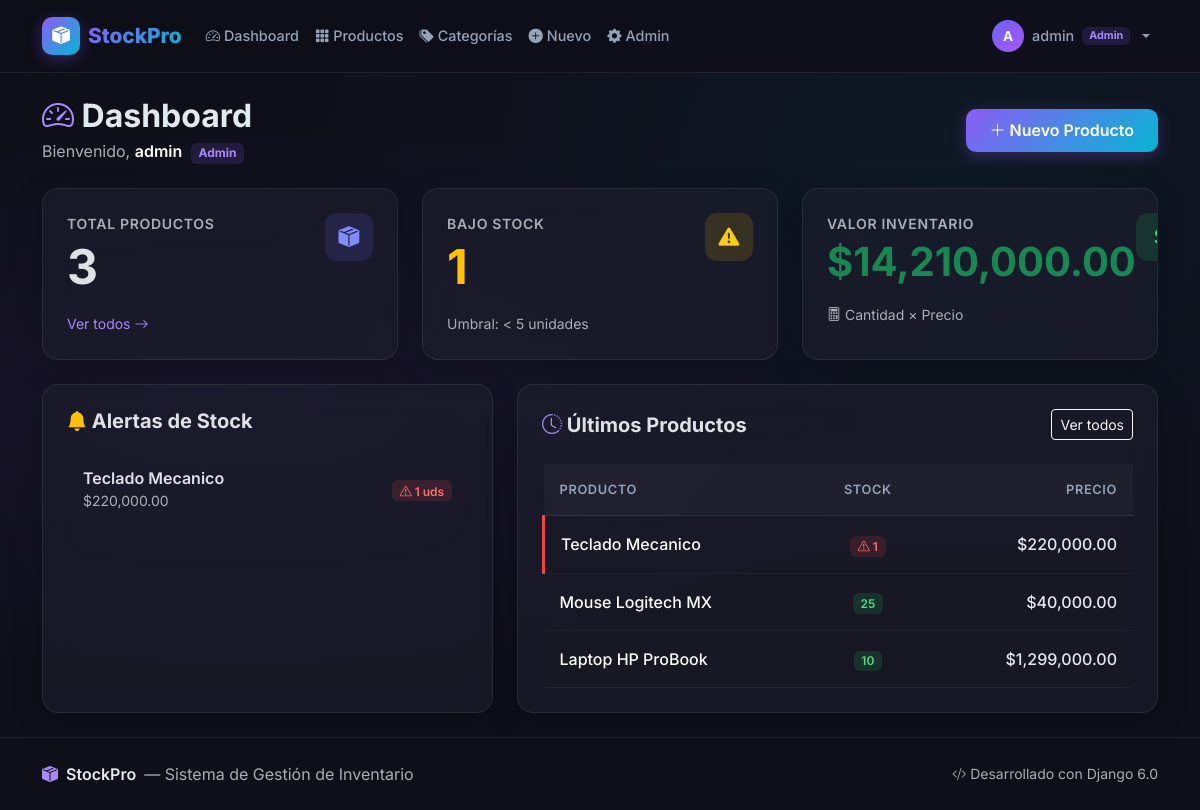
The app's page / (signed in) with its own data.
### inventario/models.py (models this page shows, shortened)
class Producto(models.Model):
    nombre = models.CharField(
        max_length=200,
        verbose_name='Nombre del producto'
    )
    descripcion = models.TextField(
        blank=True,
        default='',
        verbose_name='Descripción'
    )
    cantidad = models.PositiveIntegerField(
        default=0,
        verbose_name='Cantidad en stock'
    )
    precio = models.DecimalField(
        max_digits=10,
        decimal_places=2,
        verbose_name='Precio unitario'
    )
    fecha_creacion = models.DateTimeField(
        auto_now_add=True,
        verbose_name='Fecha de creación'
    )
    fecha_actualizacion = models.DateTimeField(
        auto_now=True,
        verbose_name='Última actualización'
    )
    usuario = models.ForeignKey(
        User,
        on_delete=models.CASCADE,
        related_name='productos',
        verbose_name='Creado por'
    )
    categoria = models.ForeignKey(
        Categoria,
        on_delete=models.SET_NULL,
        null=True,
        blank=True,
        related_name='productos',
        verbose_name='Categoría'
    )
    class Meta:
        ordering = ['-fecha_creacion']
        verbose_name = 'Producto'
        verbose_name_plural = 'Productos'
    @property
    def stock_bajo(self):
        umbral = getattr(settings, 'STOCK_BAJO_UMBRAL', 5)
        return self.cantidad < umbral

### inventario/views.py (the view)
# urls.py: path('', views.dashboard, name='dashboard'),
@login_required
def dashboard(request):
    umbral = getattr(settings, 'STOCK_BAJO_UMBRAL', 5)
    if request.user.is_staff:
        productos = Producto.objects.all()
    else:
        productos = Producto.objects.filter(usuario=request.user)
    total_productos = productos.count()
    productos_bajo_stock = productos.filter(cantidad__lt=umbral).count()
    valor_total = productos.aggregate(
        total=Sum(F('cantidad') * F('precio'))
    )['total'] or 0
    ultimos_productos = productos[:5]
    alertas_stock = productos.filter(cantidad__lt=umbral)[:10]
    context = {
        'total_productos': total_productos,
        'productos_bajo_stock': productos_bajo_stock,
        'valor_total': valor_total,
        'ultimos_productos': ultimos_productos,
        'alertas_stock': alertas_stock,
        'umbral': umbral,
    }
    return render(request, 'inventario/dashboard.html', context)

### inventario/templatetags/inventario_tags.py (called while the page is built)
@register.filter
def currency(value):
    try:
        return f"${value:,.2f}"
    except (ValueError, TypeError):
        return value

### templates/inventario/dashboard.html (shortened to what this page needs)
{% extends 'base.html' %}
{% load inventario_tags %}
{% block content %}
<div class="d-flex flex-column flex-md-row justify-content-between align-items-start align-items-md-center mb-4 gap-3">
    <div>
        <h1 class="h2 fw-bold mb-1">
            <i class="bi bi-speedometer2 text-purple"></i> Dashboard
        </h1>
        <p class="text-muted mb-0">
            Bienvenido, <span class="fw-semibold text-white">{{ user.username }}</span>
            {% if user.is_staff %}<span class="badge bg-purple-soft ms-1">Admin</span>{% endif %}
        </p>
    </div>
    <a href="{% url 'producto_crear' %}" class="btn btn-gradient" id="btn-nuevo-dashboard">
        <i class="bi bi-plus-lg"></i> Nuevo Producto
    </a>
</div>
<div class="row g-4 mb-4">
    <div class="col-md-4">
        <div class="card glass-card stat-card h-100">
            <div class="card-body p-4">
                <div class="d-flex justify-content-between align-items-start">
                    <div>
                        <p class="text-muted small mb-1 text-uppercase fw-semibold ls-wide">Total Productos</p>
                        <h2 class="display-5 fw-bold mb-0">{{ total_productos }}</h2>
                    </div>
                    <div class="stat-icon stat-icon-blue"><i class="bi bi-box-seam-fill"></i></div>
                </div>
                <div class="mt-3">
                    <a href="{% url 'producto_lista' %}" class="text-decoration-none small link-purple">Ver todos <i class="bi bi-arrow-right"></i></a>
                </div>
            </div>
        </div>
    </div>
    <div class="col-md-4">
        <div class="card glass-card stat-card h-100">
            <div class="card-body p-4">
                <div class="d-flex justify-content-between align-items-start">
                    <div>
                        <p class="text-muted small mb-1 text-uppercase fw-semibold ls-wide">Bajo Stock</p>
                        <h2 class="display-5 fw-bold mb-0 {% if productos_bajo_stock > 0 %}text-warning{% endif %}">{{ productos_bajo_stock }}</h2>
                    </div>
                    <div class="stat-icon {% if productos_bajo_stock > 0 %}stat-icon-warning{% else %}stat-icon-green{% endif %}">
                        <i class="bi bi-exclamation-triangle-fill"></i>
                    </div>
                </div>
                <div class="mt-3"><span class="small text-muted">Umbral: &lt; {{ umbral }} unidades</span></div>
            </div>
        </div>
    </div>
    <div class="col-md-4">
        <div class="card glass-card stat-card h-100">
            <div class="card-body p-4">
                <div class="d-flex justify-content-between align-items-start">
                    <div>
                        <p class="text-muted small mb-1 text-uppercase fw-semibold ls-wide">Valor Inventario</p>
                        <h2 class="display-6 fw-bold mb-0 text-success">{{ valor_total|currency }}</h2>
                    </div>
                    <div class="stat-icon stat-icon-green"><i class="bi bi-currency-dollar"></i></div>
                </div>
                <div class="mt-3"><span class="small text-muted"><i class="bi bi-calculator"></i> Cantidad × Precio</span></div>
            </div>
        </div>
    </div>
</div>
<div class="row g-4">
    <div class="col-lg-5">
        <div class="card glass-card h-100">
            <div class="card-header bg-transparent border-0 pt-4 px-4">
                <h5 class="fw-bold mb-0"><i class="bi bi-bell-fill text-warning"></i> Alertas de Stock</h5>
            </div>
            <div class="card-body px-4 pb-4">
                {% if alertas_stock %}
                <div class="list-group list-group-flush">
                    {% for producto in alertas_stock %}
                    <a href="{% url 'producto_detalle' producto.pk %}" class="list-group-item list-group-item-action bg-transparent border-0 rounded mb-1 alert-stock-item">
                        <div class="d-flex justify-content-between align-items-center">
                            <div>
                                <h6 class="mb-0 fw-semibold">{{ producto.nombre }}</h6>
                                <small class="text-muted">{{ producto.precio|currency }}</small>
                            </div>
                            <span class="badge bg-danger-soft pulse-badge"><i class="bi bi-exclamation-triangle"></i> {{ producto.cantidad }} uds</span>
                        </div>
                    </a>
                    {% endfor %}
                </div>
                {% else %}
                <div class="text-center py-5">
                    <i class="bi bi-check-circle-fill text-success display-4 mb-3 d-block"></i>
                    <p class="text-muted mb-0">¡Stock suficiente en todos los productos!</p>
                </div>
                {% endif %}
            </div>
        </div>
    </div>
    <div class="col-lg-7">
        <div class="card glass-card h-100">
            <div class="card-header bg-transparent border-0 pt-4 px-4 d-flex justify-content-between align-items-center">
                <h5 class="fw-bold mb-0"><i class="bi bi-clock-history text-purple"></i> Últimos Productos</h5>
                <a href="{% url 'producto_lista' %}" class="btn btn-sm btn-outline-light">Ver todos</a>
            </div>
            <div class="card-body px-4 pb-4">
                {% if ultimos_productos %}
                <div class="table-responsive">
                    <table class="table table-custom mb-0">
                        <thead><tr><th>Producto</th><th class="text-center">Stock</th><th class="text-end">Precio</th></tr></thead>
                        <tbody>
                            {% for producto in ultimos_productos %}
                            <tr class="{% if producto.stock_bajo %}row-stock-bajo{% endif %}">
                                <td><a href="{% url 'producto_detalle' producto.pk %}" class="text-decoration-none text-white fw-medium">{{ producto.nombre }}</a></td>
                                <td class="text-center">
                                    {% if producto.stock_bajo %}<span class="badge bg-danger-soft"><i class="bi bi-exclamation-triangle"></i> {{ producto.cantidad }}</span>
                                    {% else %}<span class="badge bg-success-soft">{{ producto.cantidad }}</span>{% endif %}
                                </td>
                                <td class="text-end fw-medium">{{ producto.precio|currency }}</td>
                            </tr>
                            {% endfor %}
                        </tbody>
                    </table>
                </div>
                {% else %}
                <div class="text-center py-5">
                    <i class="bi bi-inbox display-4 text-muted mb-3 d-block"></i>
                    <p class="text-muted mb-2">No hay productos registrados</p>
                    <a href="{% url 'producto_crear' %}" class="btn btn-gradient btn-sm"><i class="bi bi-plus-lg"></i> Agregar</a>
                </div>
                {% endif %}
            </div>
        </div>
    </div>
</div>
{% endblock %}

### templates/base.html (shortened to what this page needs)
{% load static %}
{% load inventario_tags %}
<!DOCTYPE html>
<html lang="es" data-bs-theme="dark">
<head>
    <link href="https://cdn.jsdelivr.net/npm/bootstrap@5.3.3/dist/css/bootstrap.min.css" rel="stylesheet">
    <link href="https://cdn.jsdelivr.net/npm/bootstrap-icons@1.11.3/font/bootstrap-icons.min.css" rel="stylesheet">
    <link rel="stylesheet" href="{% static 'css/styles.css' %}">
</head>
<body>
    <nav class="navbar navbar-expand-lg navbar-custom sticky-top">
        <div class="container">
            <a class="navbar-brand d-flex align-items-center gap-2" href="{% url 'dashboard' %}">
                <div class="brand-icon">
                    <i class="bi bi-box-seam-fill"></i>
                </div>
                <span class="brand-text">StockPro</span>
            </a>
            <div class="collapse navbar-collapse" id="navbarNav">
                {% if user.is_authenticated %}
                <ul class="navbar-nav me-auto">
                    <li class="nav-item">
                        <a class="nav-link" href="{% url 'dashboard' %}" id="nav-dashboard">
                            <i class="bi bi-speedometer2"></i> Dashboard
                        </a>
                    </li>
                    <li class="nav-item">
                        <a class="nav-link" href="{% url 'producto_lista' %}" id="nav-productos">
                            <i class="bi bi-grid-3x3-gap-fill"></i> Productos
                        </a>
                    </li>
                    <li class="nav-item">
                        <a class="nav-link" href="{% url 'categoria_lista' %}" id="nav-categorias">
                            <i class="bi bi-tags-fill"></i> Categorías
                        </a>
                    </li>
                    <li class="nav-item">
                        <a class="nav-link" href="{% url 'producto_crear' %}" id="nav-nuevo">
                            <i class="bi bi-plus-circle-fill"></i> Nuevo
                        </a>
                    </li>
                    {% if user.is_staff %}
                    <li class="nav-item">
                        <a class="nav-link" href="{% url 'admin:index' %}" id="nav-admin" target="_blank">
                            <i class="bi bi-gear-fill"></i> Admin
                        </a>
                    </li>
                    {% endif %}
                </ul>
                <div class="navbar-nav">
                    <div class="nav-item dropdown">
                        <a class="nav-link dropdown-toggle d-flex align-items-center gap-2" href="#" role="button"
                           data-bs-toggle="dropdown" id="user-dropdown">
                            <div class="user-avatar">
                                {{ user.username|first|upper }}
                            </div>
                            <span>{{ user.username }}</span>
                            {% if user.is_staff %}
                            <span class="badge bg-purple-soft">Admin</span>
                            {% endif %}
                        </a>
                    </div>
                </div>
                {% endif %}
            </div>
        </div>
    </nav>
    <main class="main-content">
        <div class="container py-4">
            {% block content %}{% endblock %}
        </div>
    </main>
    <footer class="footer-custom">
        <div class="container">
            <div class="d-flex flex-column flex-md-row justify-content-between align-items-center gap-2">
                <div class="d-flex align-items-center gap-2">
                    <i class="bi bi-box-seam-fill text-purple"></i>
                    <span class="fw-semibold">StockPro</span>
                    <span class="text-muted">— Sistema de Gestión de Inventario</span>
                </div>
                <div class="text-muted small">
                    <i class="bi bi-code-slash"></i> Desarrollado con Django {{ django_version|default:"6.0" }}
                </div>
            </div>
        </div>
    </footer>
</body>
</html>

### records on screen
Producto: nombre "Teclado Mecanico", precio "$220,000.00", cantidad "1"
Producto: nombre "Mouse Logitech MX", cantidad "25", precio "$40,000.00"
Producto: nombre "Laptop HP ProBook", cantidad "10", precio "$1,299,000.00"

### other values on screen
{{ user.username|first|upper }} "A"
{{ user.username }} "admin"
{{ total_productos }} "3"
{{ productos_bajo_stock }} "1"
{{ umbral }} "5"
{{ valor_total|currency }} "$14,210,000.00"
{{ django_version|default:"6.0" }} "6.0"
